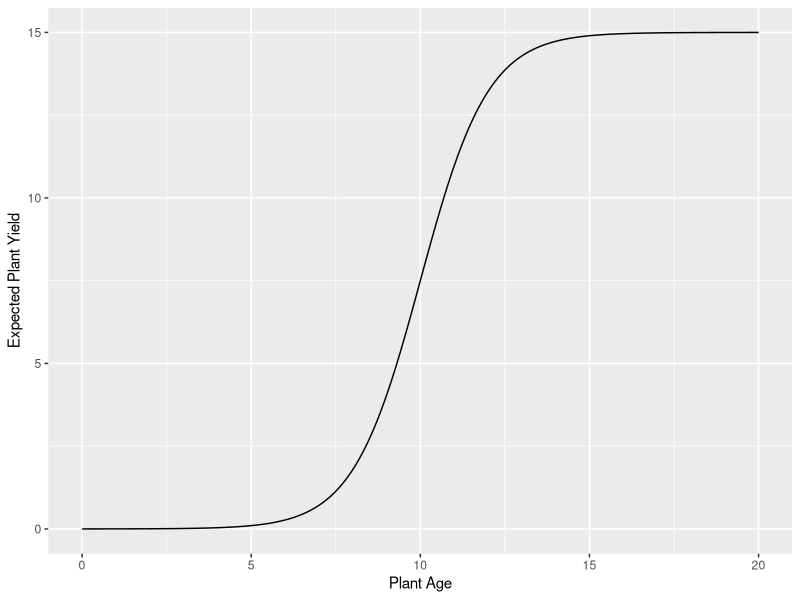
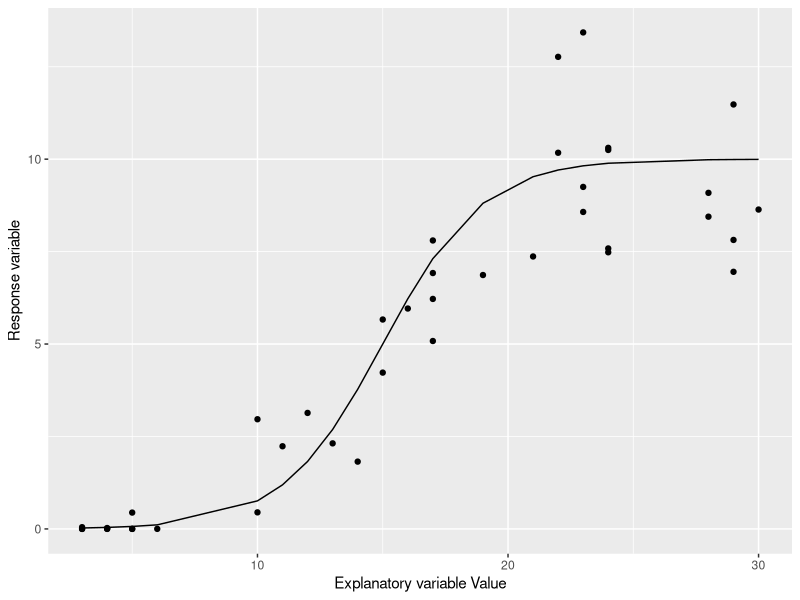
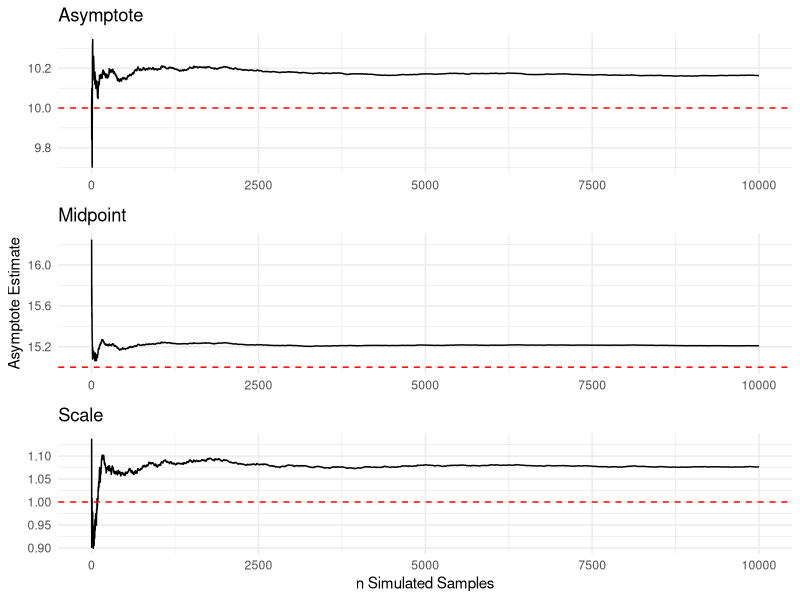
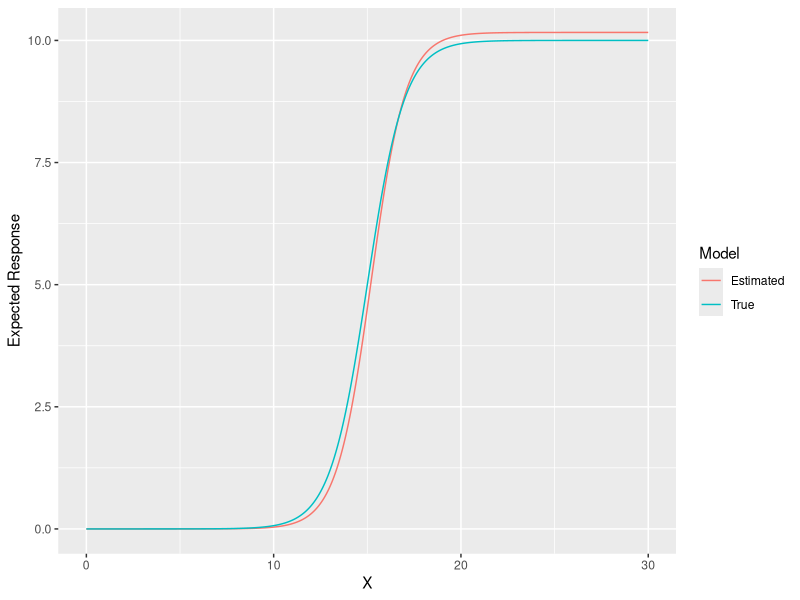

Recreate these plots in R, in order.
## ---- chunk 1
knitr::opts_chunk$set(echo = TRUE,cache=TRUE)
library(dplyr)
library(ggplot2)
library(tidyr)
library(gridExtra)
## ---- chunk 2
#define logistic curve function
S <- function(x,asym,rate,xmid){
  return(asym/(1+exp(-rate*(x-xmid))))
}

#plot curve
t<-seq(0,20,length.out=1000)
qplot(t,S(t,15,1,10),geom="line")+
  labs(x="Plant Age",y="Expected Plant Yield")
## ---- chunk 3
S <- function(x,asym,rate,xmid){
  return(asym/(1+exp(-rate*(x-xmid))))
}
## ---- chunk 4
set.seed(13)

#Pick values for parameters
phi   <- 1/2 
tru_asym <- 10
tru_rate <- 1/2
tru_xmid <- 15
n     <- 40

#random sample explanatory variable
x <- sample(1:30,n,replace=TRUE)

#Logistic mean
Ey <- S(x,asym=tru_asym,rate=tru_rate,xmid=tru_xmid)

#simulate response
y <- numeric(length=length(x))
for(i in 1:n){
  y[i] <- rgamma(1,shape=Ey[i]/phi,rate=1/phi)
} #the rate parameter is the inverse, due to how R calculates the gamma pdf

#Plot
qplot(sort(x),sort(Ey),geom="line")+
  geom_point(aes(x,y))+
  labs(x="Explanatory variable Value",y="Response variable")+
  scale_linetype_manual('',values='solid')
## ---- chunk 5
nlsmod <- nls(y~SSlogis(x,Asym,xmid,scal),data=data.frame(x=x,y=y))
coef(nlsmod)
## ---- chunk 6
#set seed for reproducibility
set.seed(42)

#Initialize parameters:
phi   <- 1 #dispersion parameter
tru_asym <- 10
tru_rate <- 1
tru_xmid <- 15
n     <- 40
nsim  <- 10000
estimates <-  data.frame(Asym=rep(0,nsim),xmid=rep(0,nsim),scal=rep(0,nsim))

#for loop simulates nsim different samples using the above parameters, 
#storing the fitted coefficients each time
for(i in 1:nsim){
  #we have to be able to handle the occasions where nls and SSlogis fail due to 
  #algorithmic issues. Because of this, we will use a while loop to iterate the 
  #data generating process and model fitting until a successful model fit occurs.
  exitflag<-FALSE 
  while(!exitflag){
    #simulate x,E[y|x],y
    x <- sample(1:30,n,replace=TRUE)
    Ey <- S(x,asym=tru_asym,rate=tru_rate,xmid=tru_xmid)
    y <- numeric(length=length(x))
    for(j in 1:n){
      y[j] <- rgamma(1,shape=Ey[j]/phi,rate=1/phi)
    }
    
    #perform NLS fit
    #allowing for the algorithm to potentially fail due to singular gradient
    iter_mod <- try(nls(y~SSlogis(x,Asym,xmid,scal),data=data.frame(x=x,y=y)),silent=TRUE)
    
    #check to see if model fitting was successful. if so, record estimates and exit while loop
    if(length(iter_mod)>1){
      estimates[i,]<-coef(iter_mod)
      exitflag<-TRUE
    }
  }
}
## ---- chunk 7
mcdf <- estimates%>%
  mutate(Asym=cummean(Asym),xmid=cummean(xmid),scal=cummean(scal),n=1:nsim)%>%
  pivot_longer(1:3,names_to = "parameter",values_to = "estimate")
p4<-ggplot(filter(mcdf,parameter=="Asym"),aes(x=n,y=estimate))+
  geom_line()+
  geom_hline(yintercept = tru_asym,linetype=2,color="red")+
  labs(x=NULL,y="",title="Asymptote")+
  theme_minimal()
p5<-ggplot(filter(mcdf,parameter=="xmid"),aes(x=n,y=estimate))+
  geom_line()+
  geom_hline(yintercept = tru_xmid,linetype=2,color="red")+
  labs(x=NULL,y="Asymptote Estimate",title="Midpoint")+
  theme_minimal()
p6<-ggplot(filter(mcdf,parameter=="scal"),aes(x=n,y=estimate))+
  geom_line()+
  geom_hline(yintercept = tru_rate,linetype=2,color="red")+
  labs(x="n Simulated Samples",y="",title="Scale")+
  theme_minimal()
grid.arrange(p4,p5,p6,ncol=1)
## ---- chunk 8
matrix(
  c(tru_asym,             tru_xmid,             tru_rate,   
    mean(estimates$Asym), mean(estimates$xmid), mean(estimates$scal)
    ),
  byrow=TRUE,
  nrow=2,ncol=3,
  dimnames=list(c("True Parameter Values","Estimated Parameter Mean"),
                c("Asymptote","Midpoint","Scale"))
)
## ---- chunk 9
t <- seq(0,30,length.out=1000)
true <- S(t,tru_asym,tru_rate,tru_xmid)
estimated <- S(t,mean(estimates$Asym),mean(estimates$scal),mean(estimates$xmid))
data.frame(t=t,True=true,Estimated=estimated)%>%
  pivot_longer(2:3,names_to = "Model",values_to = "y")%>%
  ggplot(aes(x=t,y=y,color=Model))+
  geom_line()+
  labs(x="X",y="Expected Response")
